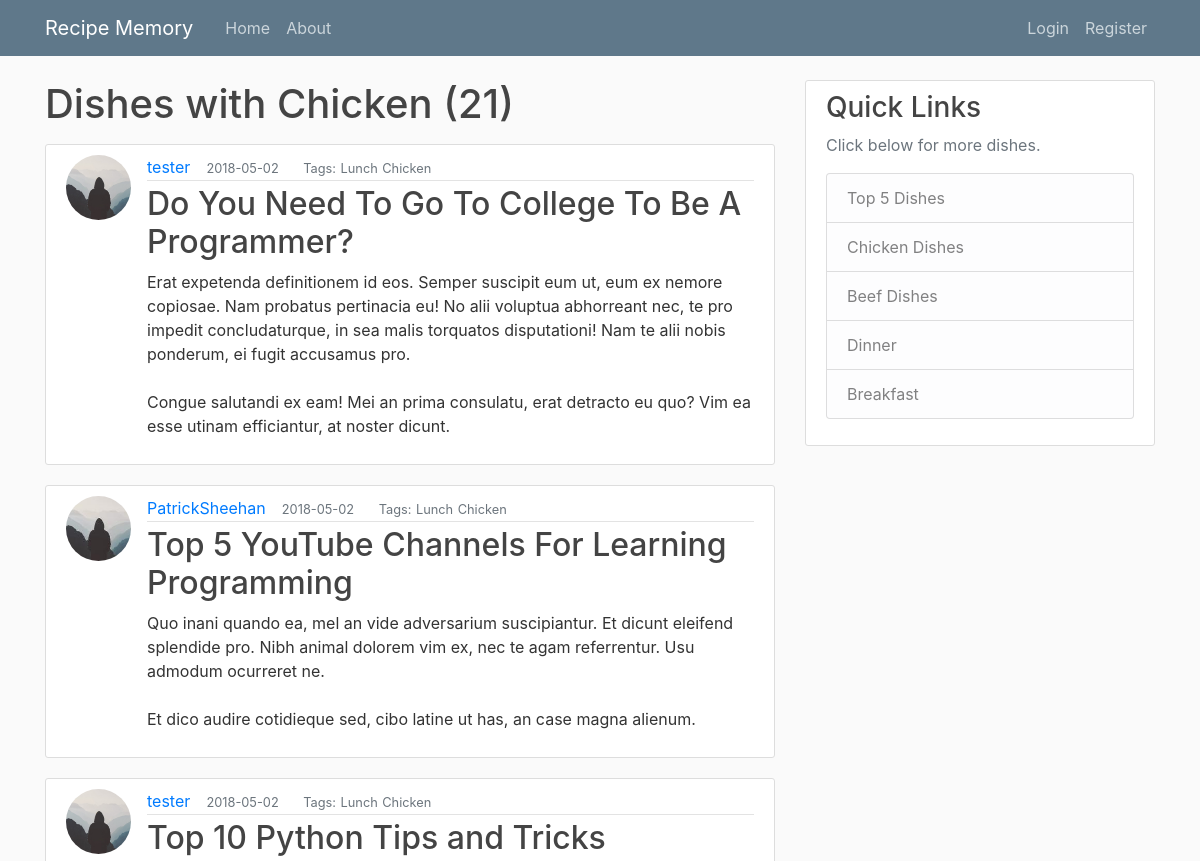
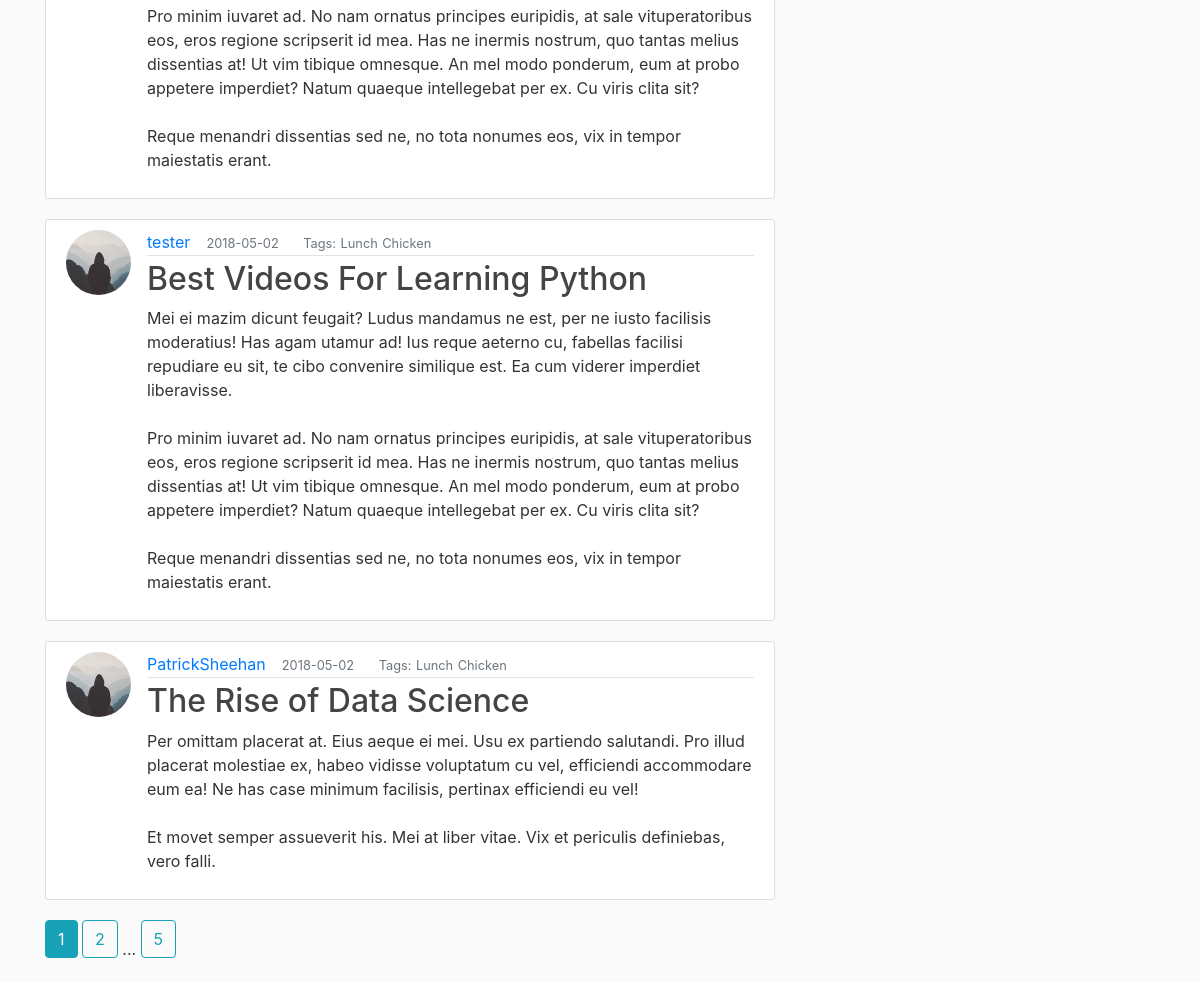
/chicken, run on an earlier commit of the app's database (2 pictures, top to bottom).
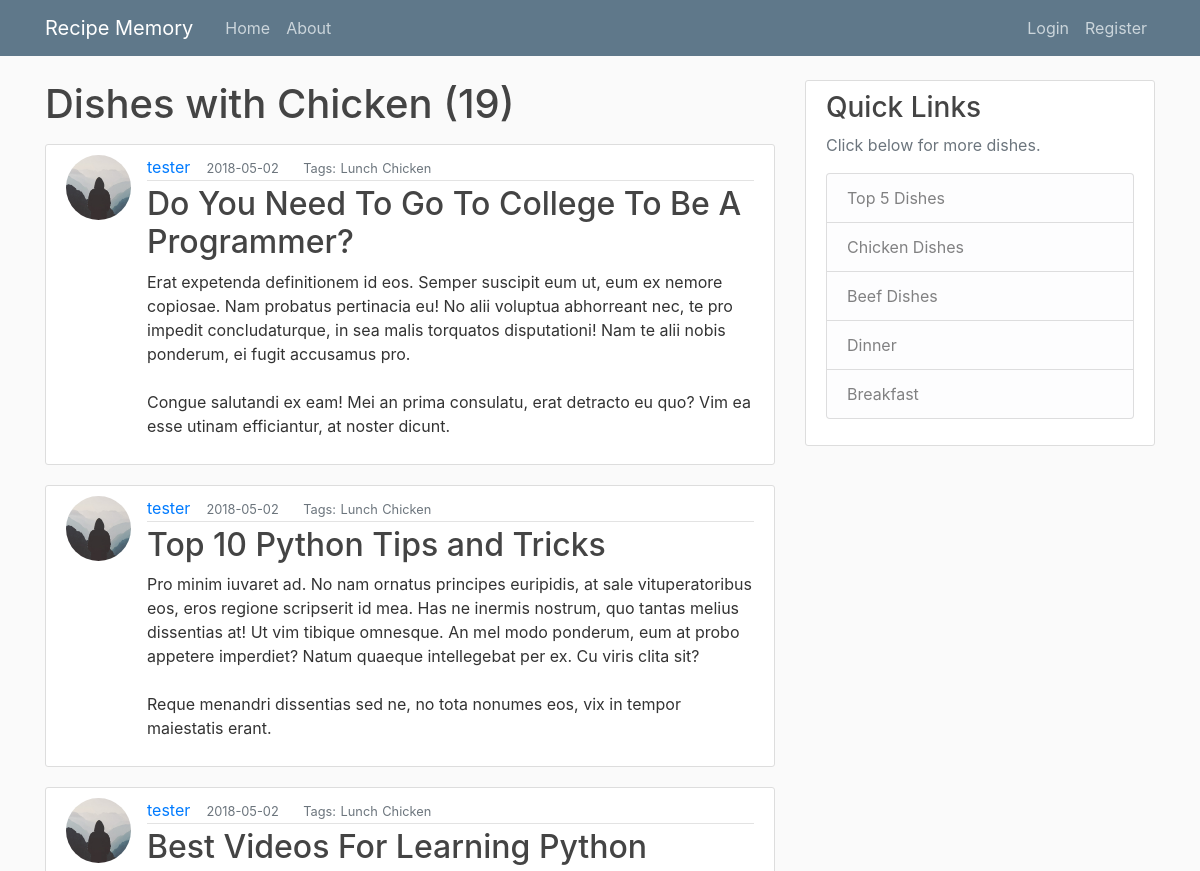
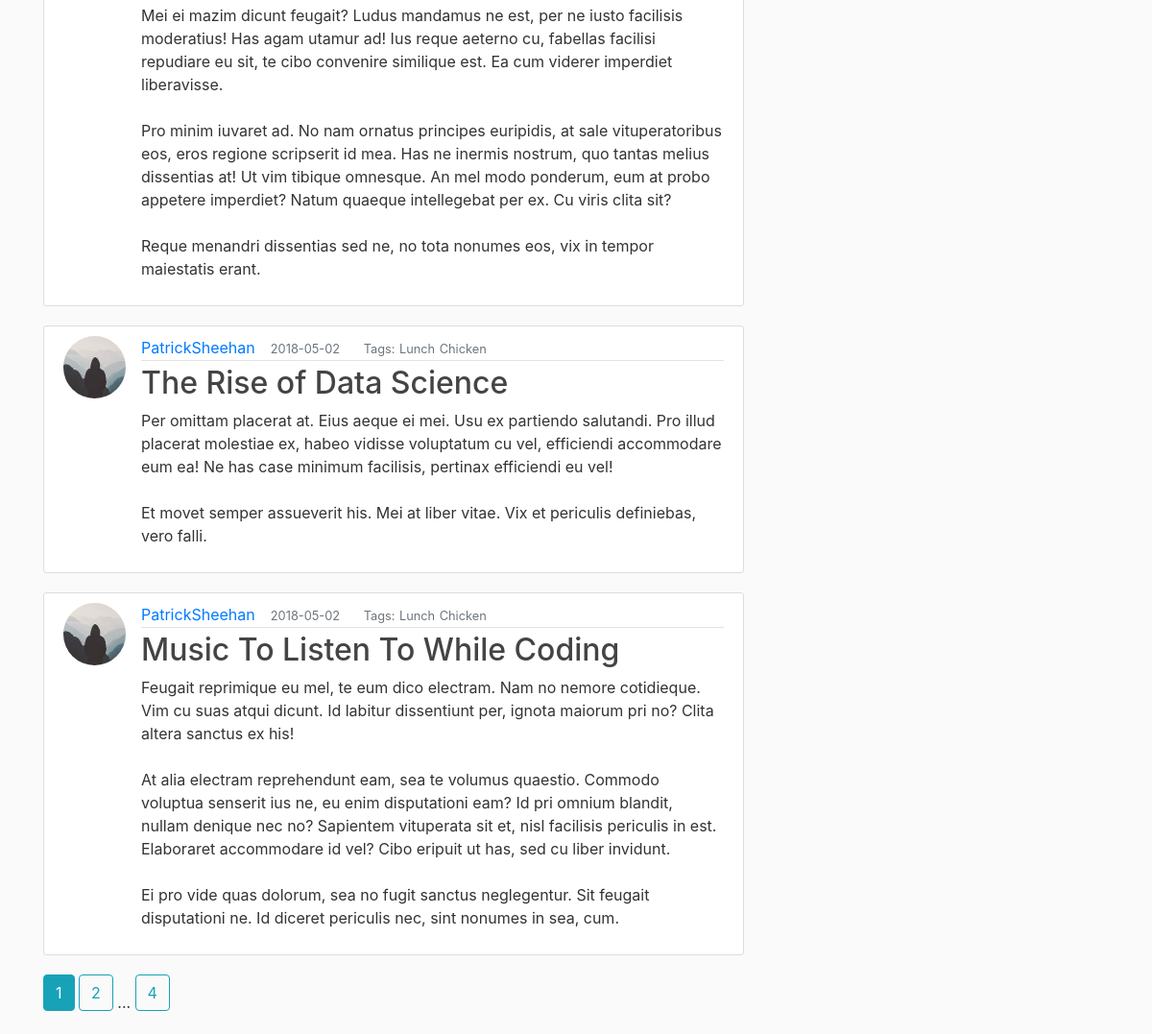
And on a later commit of the database (2 pictures, top to bottom).
### flaskblog/models.py (models this page shows, shortened)
class Post(db.Model):
    id = db.Column(db.Integer, primary_key=True)
    title = db.Column(db.String(120), nullable=False)
    date_posted = db.Column(db.DateTime, nullable=False, default=datetime.utcnow)
    mealType = db.Column(db.String(20), default="Dinner", nullable=True)
    mainIngredient = db.Column(db.String(35), default="Chicken", nullable=True)
    content = db.Column(db.Text, nullable=False)
    user_id = db.Column(db.Integer, db.ForeignKey('user.id'), nullable=False)

class User(db.Model, UserMixin):
    id = db.Column(db.Integer, primary_key=True)
    username = db.Column(db.String(20), unique=True, nullable=False)
    email = db.Column(db.String(120), unique=True, nullable=False)
    image_file = db.Column(db.String(20), nullable=False, default='default.jpg')
    password = db.Column(db.String(60), nullable=False)
    posts = db.relationship('Post', backref='author', lazy=True)

### flaskblog/dishes/routes.py (the view)
@dishes.route('/chicken')
def chicken():
    protein="Chicken"
    page = request.args.get('page', 1, type=int)
    posts = Post.query.filter_by(mainIngredient=protein)\
        .order_by(Post.date_posted.desc())\
        .paginate(page=page, per_page=5)
    return render_template('dishes.html', posts=posts, protein=protein)

### flaskblog/templates/dishes.html
{% extends "layouts.html" %}
{% block content %}
  {% if protein == 'Top 5' %}
  <h1 class="mb-3">{{ protein }} Dishes of All Time!</h1>
  {% else %}
  <h1 class="mb-3">Dishes with {{ protein }} ({{ posts.total }})</h1>
  {% endif %}
{% for post in posts.items %}
    <article class="media content-section">
      <img class="rounded-circle article-img" src="{{ url_for('static', filename='profile_pics/' + post.author.image_file) }}">
      <div class="media-body">
        <div class="article-metadata">
          <a class="mr-2" href="{{ url_for('users.user_posts', username=post.author.username) }}">{{ post.author.username }}</a>
          <small class="text-muted"> &nbsp;{{ post.date_posted.strftime('%Y-%m-%d') }}</small>
          <small class="text-muted"> &emsp;&nbsp; Tags:</small>
          <b><small class="text-muted">{{ post.mealType }}</small></b>
          <b><small class="text-muted">{{ post.mainIngredient }}</small></b>
        </div>
        <h2><a class="article-title" href="{{ url_for('posts.post', post_id=post.id) }}">{{ post.title }}</a></h2>
        <p class="article-content">{{ post.content }}</p>
      </div>
    </article>
{% endfor %}
{% for page_num in posts.iter_pages(left_edge=1, right_edge=1, left_current=1, right_current=2) %}
  {% if page_num %}
    {% if posts.page == page_num %}
      <a class="btn btn-info mb-4" href="{{ url_for('main.home', page=page_num) }}">{{ page_num }}</a>
    {% else %}
      <a class="btn btn-outline-info mb-4" href="{{ url_for('main.home', page=page_num) }}">{{ page_num }}</a>
    {% endif %}
  {% else %}
    ...
  {% endif %}
{% endfor %}
{% endblock content %}

### flaskblog/templates/layouts.html (shortened to what this page needs)
<!DOCTYPE html>
<html lang="en" dir="ltr">
  <head>
    <link rel="stylesheet" href="https://stackpath.bootstrapcdn.com/bootstrap/4.3.1/css/bootstrap.min.css">
    <link rel="stylesheet" type="text/css" href="{{ url_for('static', filename='main.css')}}">
  </head>
  <body>
    <header class="site-header">
      <nav class="navbar navbar-expand-md navbar-dark bg-steel fixed-top">
        <div class="container">
          <a class="navbar-brand mr-4" href="/">Recipe Memory</a>
          <div class="collapse navbar-collapse" id="navbarToggle">
            <div class="navbar-nav mr-auto">
              <a class="nav-item nav-link" href="{{ url_for('main.home') }}">Home</a>
              <a class="nav-item nav-link" href="{{ url_for('main.about') }}">About</a>
            </div>
            <div class="navbar-nav">
              {% if current_user.is_authenticated %}
                <a class="nav-item nav-link" href="{{ url_for('posts.new_post') }}">New Post</a>
                <a class="nav-item nav-link" href="{{ url_for('users.account') }}">Account</a>
                <a class="nav-item nav-link" href="{{ url_for('users.logout') }}">Logout</a>
              {% else %}
                <a class="nav-item nav-link" href="{{ url_for('users.login') }}">Login</a>
                <a class="nav-item nav-link" href="{{ url_for('users.register') }}">Register</a>
              {% endif %}
            </div>
          </div>
        </div>
      </nav>
    </header>
    <main role="main" class="container">
      <div class="row">
        <div class="col-md-8">
          {% block content %}{% endblock %}
        </div>
        <div class="col-md-4">
          <div class="content-section">
            <h3>Quick Links</h3>
            <p class='text-muted'>Click below for more dishes.
              <ul class="list-group">
                <a class="list-group-item list-group-item-light" href="{{ url_for('dishes.top5') }}">Top 5 Dishes</a>
                <a class="list-group-item list-group-item-light" href="{{ url_for('dishes.chicken') }}">Chicken Dishes</a>
                <a class="list-group-item list-group-item-light" href="{{ url_for('dishes.beef') }}">Beef Dishes</a>
                <a class="list-group-item list-group-item-light" href="{{ url_for('dishes.dinner') }}">Dinner</a>
                <a class="list-group-item list-group-item-light" href="{{ url_for('dishes.breakfast') }}">Breakfast</a>
              </ul>
            </p>
          </div>
        </div>
      </div>
    </main>
  </body>
</html>

### flaskblog/static/main.css (style rules this page uses)
body { background: #fafafa; color: #333333; margin-top: 5rem; }
h1, h2, h3, h4, h5, h6 { color: #444444; }
.bg-steel { background-color: #5f788a; }
.site-header .navbar-nav .nav-link { color: #cbd5db; }
.content-section { background: #ffffff; padding: 10px 20px; border: 1px solid #dddddd; border-radius: 3px; margin-bottom: 20px; }
.article-title { color: #444444; }
.article-content { white-space: pre-line; }
.article-img { height: 65px; width: 65px; margin-right: 16px; }
.article-metadata { padding-bottom: 1px; margin-bottom: 4px; border-bottom: 1px solid #e3e3e3 }

What changed in the data, as far as the page shows it:
removed Post: image_file (picture), author.username "PatrickSheehan", date_posted "2018-05-02", mealType "Lunch", mainIngredient "Chicken", title "Top 5 YouTube Channels For Learning Programming", content "Quo inani quando ea, mel an vide adversarium suscipiantur. Et dicunt eleifend splendide pro. Nibh animal dolorem vim ex, nec te agam referrentur. Usu admodum ocurreret ne. Et dico audire cotidieque sed, cibo latine ut has, an case magna alienum."
now on this page (row unchanged): Post: image_file (picture), author.username "PatrickSheehan", date_posted "2018-05-02", mealType "Lunch", mainIngredient "Chicken", title "Music To Listen To While Coding", content "Feugait reprimique eu mel, te eum dico electram. Nam no nemore cotidieque. Vim cu suas atqui dicunt. Id labitur dissentiunt per, ignota maiorum pri no? Clita altera sanctus ex his! At alia electram reprehendunt eam, sea te volumus quaestio. Commodo voluptua senserit ius ne, eu enim disputationi eam? Id pri omnium blandit, nullam denique nec no? Sapientem vituperata sit et, nisl facilisis periculis in est. Elaboraret accommodare id vel? Cibo eripuit ut has, sed cu liber invidunt. Ei pro vide quas dolorum, sea no fugit sanctus neglegentur. Sit feugait disputationi ne. Id diceret periculis nec, sint nonumes in sea, cum."
Also different on the page:
{{ posts.total }}: "21" → "19"
new list line: "4"
list line gone: "5"
